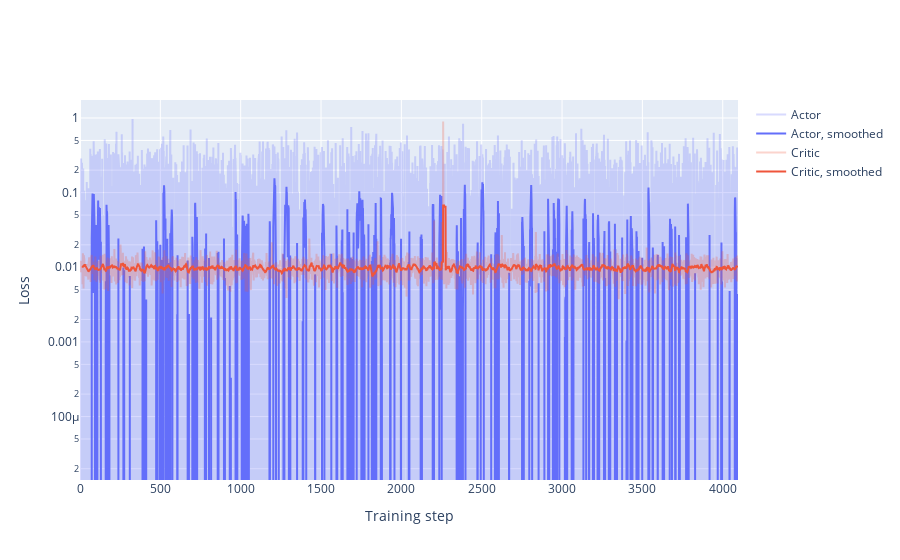

The cell this chart's notebook holds for it:
### Code cell
loss_plot(train_results)

### Figure 1 — Plotly figure (JSON) as saved in the notebook; plotly's stock layout.template omitted (floating-point values rounded to 4 significant figures; data arrays with more than 128 entries replaced by an {"elided": "..."} marker saying what was removed)
{"data": [{"marker": {"color": "#636EFA"}, "name": "Actor", "opacity": 0.25, "type": "scatter", "y": {"elided": "4096 float values"}}, {"marker": {"color": "#636EFA"}, "name": "Actor, smoothed", "type": "scatter", "y": {"elided": "4096 float values"}}, {"marker": {"color": "#EF553B"}, "name": "Critic", "opacity": 0.25, "type": "scatter", "y": {"elided": "4096 float values"}}, {"marker": {"color": "#EF553B"}, "name": "Critic, smoothed", "type": "scatter", "y": {"elided": "4096 float values"}}], "layout": {"xaxis": {"title": {"text": "Training step"}}, "yaxis": {"title": {"text": "Loss"}, "type": "log"}}}
